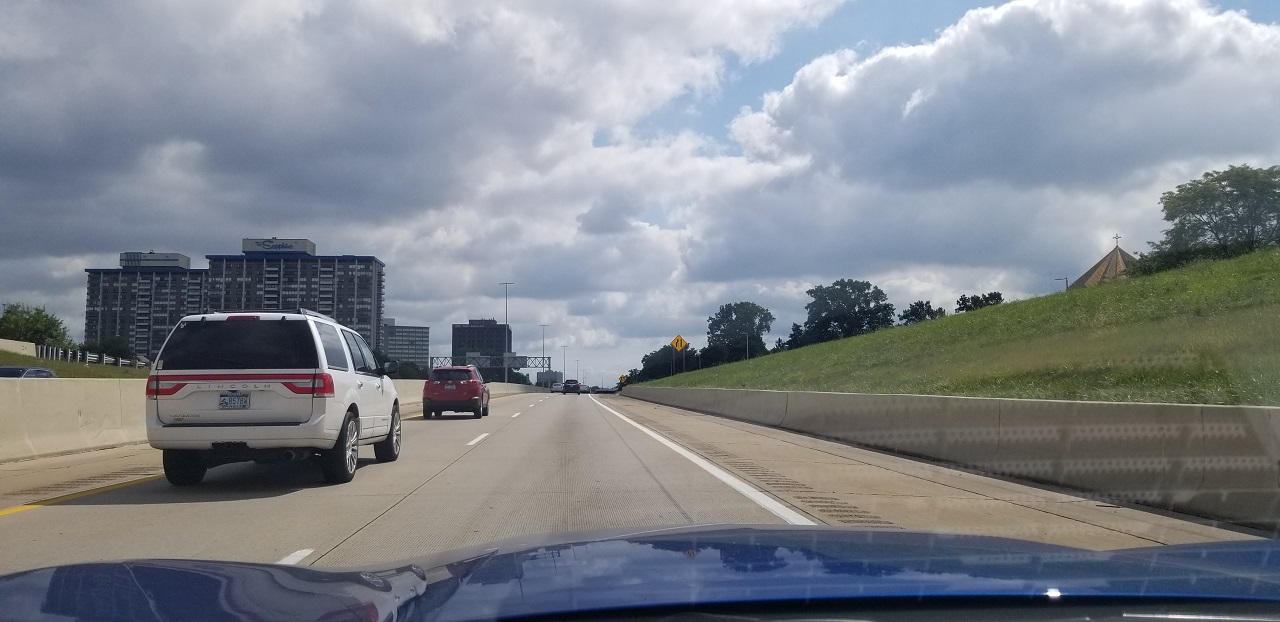
#> input picture vehicle.jpg, 1280 x 622 px, given in place of the camera
$ jupyter execute --allow-errors 'Edge Detection (Canny) and Lane Detection.ipynb'   (older library calls are emulated)   (text cells are left out)
#> lines starting #> are read from the running program, lines starting #| are printed output that depends on the picture; after the words box and inside, x2 and y2 are one past the last pixel; in counts of white or black regions, pixels touching at a corner belong together
#> further down, vid is the input picture: shape (622, 1280, 3); mean B, G, R 139.7, 132.9, 127.9
[cell 1]
import matplotlib.image as mpimg
import matplotlib.pyplot as plt
import numpy as np
import os
import cv2

[cell 2]
import cv2
image = cv2.imread('car.jpg')
cv2.imshow('Car', image)
cv2.waitKey()
cv2.destroyAllWindows()

#> (a cell that did not finish here is left out)

#> (a cell that did not finish here is left out)

[cell 5]
def Canny_detector(img, weak_th = None, strong_th = None):
    img = cv2.cvtColor(img, cv2.COLOR_BGR2GRAY)
    img = cv2.GaussianBlur(img, (5, 5), 1.4)
    gx = cv2.Sobel(np.float32(img), cv2.CV_64F, 1, 0, 3)
    gy = cv2.Sobel(np.float32(img), cv2.CV_64F, 0, 1, 3)
    mag, ang = cv2.cartToPolar(gx, gy, angleInDegrees = True)
    mag_max = np.max(mag)
    if not weak_th:weak_th = mag_max * 0.1
    if not strong_th:strong_th = mag_max * 0.5

    height, width = img.shape

    for i_x in range(width):
        for i_y in range(height):
            grad_ang = ang[i_y, i_x]
            grad_ang = abs(grad_ang-180) if abs(grad_ang)>180 else abs(grad_ang)

            if grad_ang<= 22.5:
                neighb_1_x, neighb_1_y = i_x-1, i_y
                neighb_2_x, neighb_2_y = i_x + 1, i_y

            elif grad_ang>22.5 and grad_ang<=(22.5 + 45):
                neighb_1_x, neighb_1_y = i_x-1, i_y-1
                neighb_2_x, neighb_2_y = i_x + 1, i_y + 1

            elif grad_ang>(22.5 + 45) and grad_ang<=(22.5 + 90):
                neighb_1_x, neighb_1_y = i_x, i_y-1
                neighb_2_x, neighb_2_y = i_x, i_y + 1

            elif grad_ang>(22.5 + 90) and grad_ang<=(22.5 + 135):
                neighb_1_x, neighb_1_y = i_x-1, i_y + 1
                neighb_2_x, neighb_2_y = i_x + 1, i_y-1

            elif grad_ang>(22.5 + 135) and grad_ang<=(22.5 + 180):
                neighb_1_x, neighb_1_y = i_x-1, i_y
                neighb_2_x, neighb_2_y = i_x + 1, i_y

            if width>neighb_1_x>= 0 and height>neighb_1_y>= 0:
                if mag[i_y, i_x]<mag[neighb_1_y, neighb_1_x]:
                    mag[i_y, i_x]= 0
                    continue

            if width>neighb_2_x>= 0 and height>neighb_2_y>= 0:
                if mag[i_y, i_x]<mag[neighb_2_y, neighb_2_x]:
                    mag[i_y, i_x]= 0

    weak_ids = np.zeros_like(img)
    strong_ids = np.zeros_like(img)
    ids = np.zeros_like(img)

    for i_x in range(width):
        for i_y in range(height):
            grad_mag = mag[i_y, i_x]

            if grad_mag<weak_th:
                mag[i_y, i_x]= 0

            elif strong_th>grad_mag>= weak_th:
                ids[i_y, i_x]= 1

            else:
                ids[i_y, i_x]= 2

    return mag

#> (the rest of this cell did not finish here and is left out)

[cell 6]
import cv2
import numpy as np
def Webcam_Canny(image_color):

    threshold1 = 30
    threshold2 = 100
    image_gray = cv2.cvtColor(image_color, cv2.COLOR_BGR2GRAY)
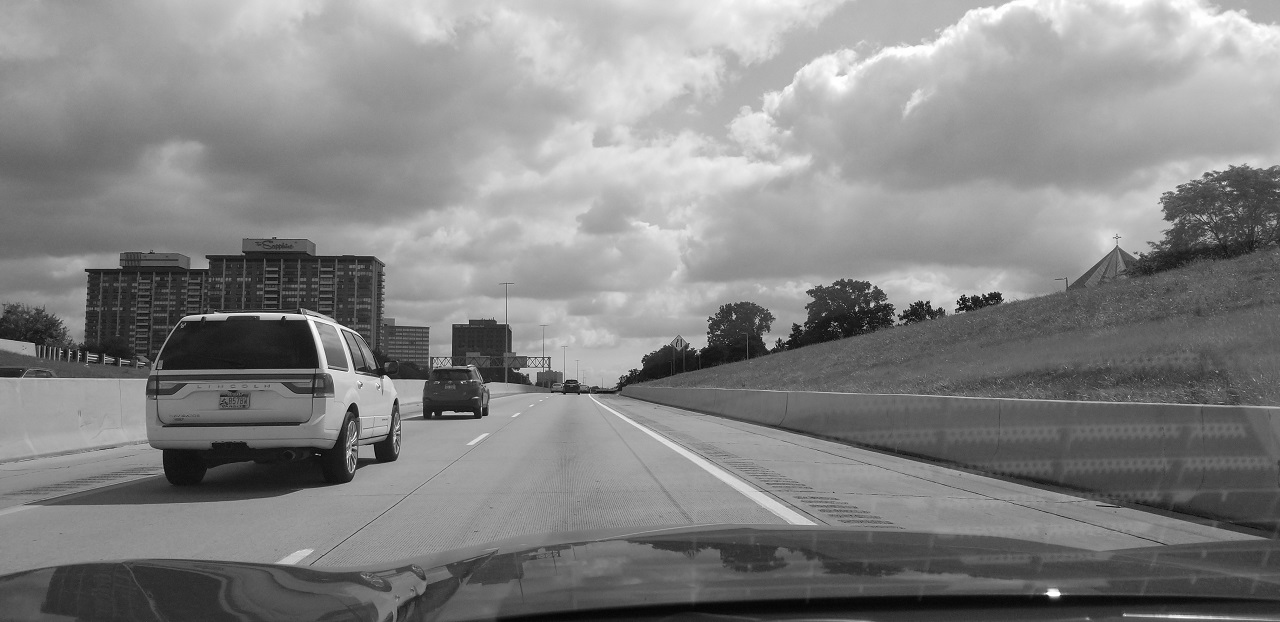
#> image_gray: shape (622, 1280); min 0, max 255, mean 132.2
    canny = cv2.Canny(image_gray, threshold1, threshold2)
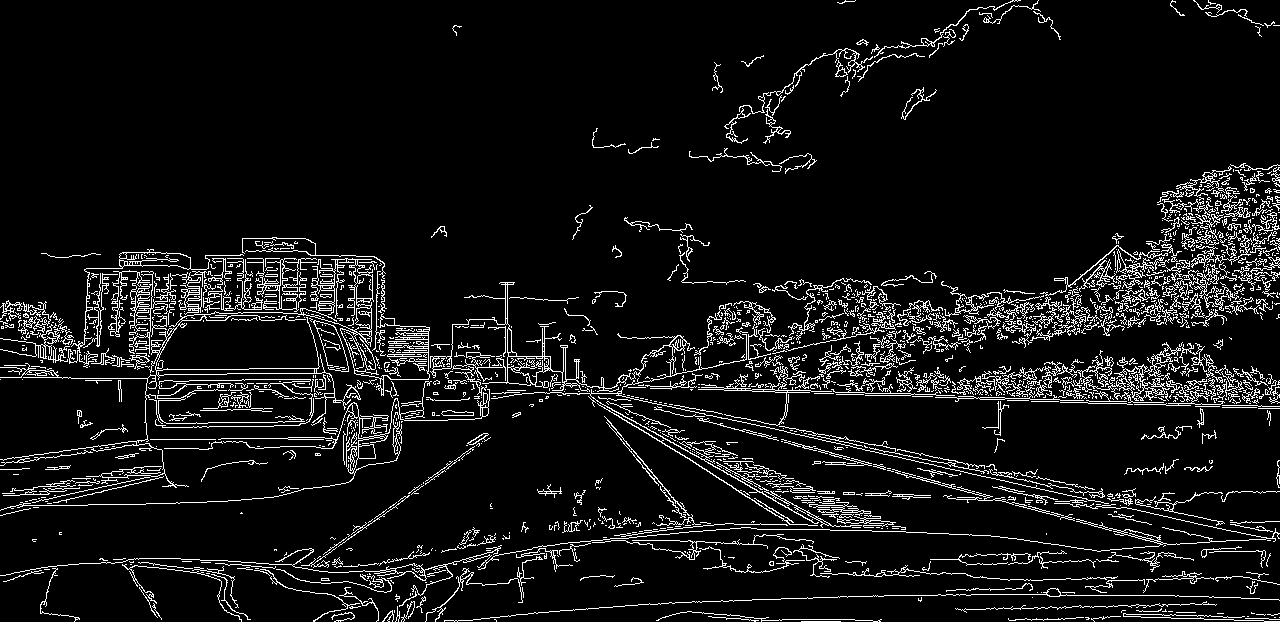
#> canny: shape (622, 1280); 7.8% white in thin lines or dots
    return canny

[cell 7]
cap = cv2.VideoCapture(0)

while True:
    ret, vid = cap.read()
    cv2.imshow('Live Edge Detection', Webcam_Canny(vid))
    #cv2.imshow('Webcam Video', vid)
    if cv2.waitKey(1) == 13: #Enter Key to exit
#> (key Esc is pressed here)
        break

cap.release()
cv2.destroyAllWindows()

[cell 8]
import matplotlib.pyplot as plt
import numpy as np
import cv2
import matplotlib.image as mpimg

[cell 9]
image_c = mpimg.imread('lane_detect.jpg')
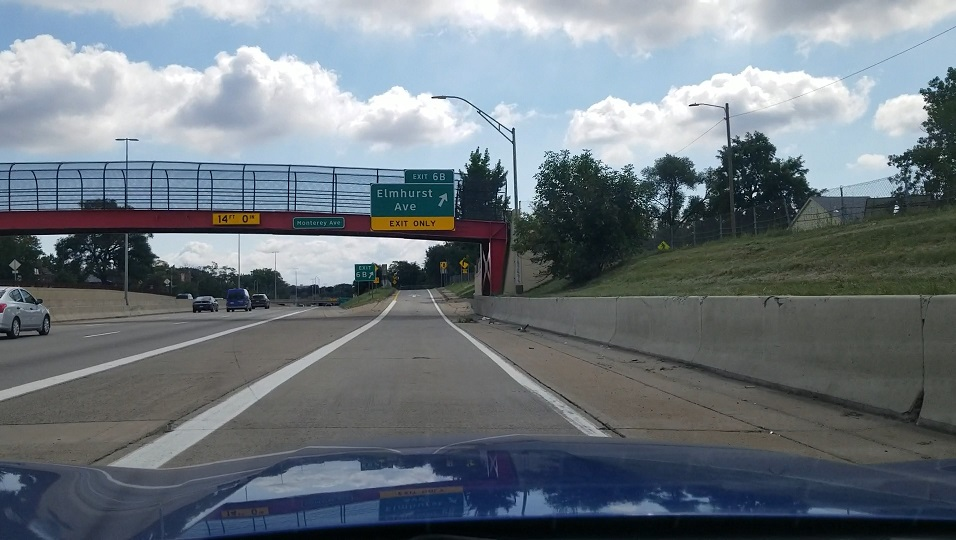
#> input picture lane_detect.jpg, 956 x 540 px
#> image_c is the input picture: shape (540, 956, 3); mean R, G, B 110.3, 119.5, 126.7
plt.imshow(image_c)
image_c.shape
#> Out = (540, 956, 3)

[cell 10]
image_g = cv2.cvtColor(image_c, cv2.COLOR_RGB2GRAY)
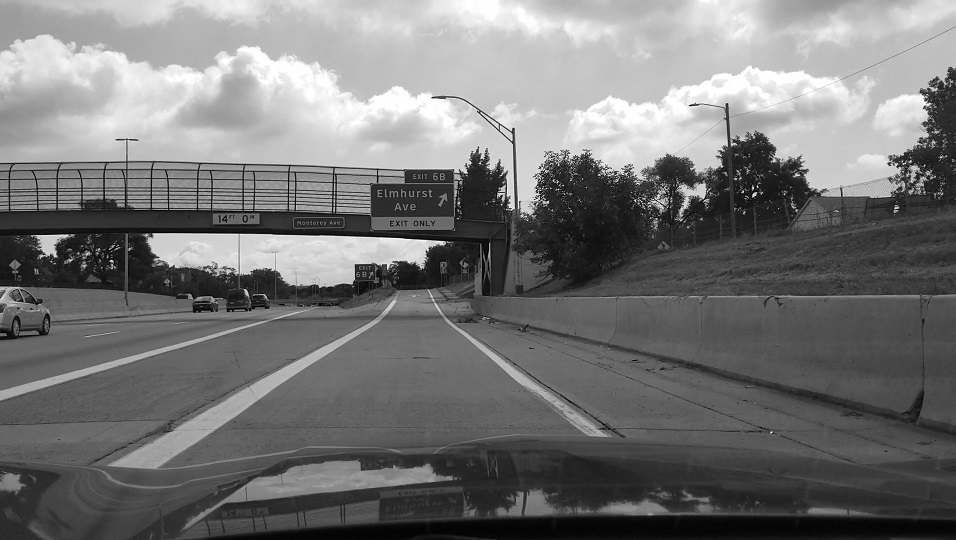
#> image_g: shape (540, 956); min 0, max 255, mean 117.5
plt.imshow(image_g, cmap = 'gray')
image_g.shape
#> Out = (540, 956)

[cell 11]
image_blurred = cv2.GaussianBlur(image_g, (7, 7), 0)
plt.imshow(image_blurred)

[cell 12]
threshold_low = 10
threshold_high = 200
image_canny = cv2.Canny(image_blurred, threshold_low, threshold_high)
#> image_canny: shape (540, 956); 2.7% white in thin lines or dots, all inside (x1, y1, x2, y2) = (0, 67, 956, 533)
plt.imshow(image_canny, cmap = 'gray')

[cell 13]
vertices = np.array([[(20,460),(340, 300), (460, 300), (740,460)]], dtype=np.int32)
#vertices = np.array([[(200,550),(250, 180), (550, 180), (700,550)]], dtype=np.int32)
mask = np.zeros_like(image_g)
cv2.fillPoly(mask, vertices, 255)
#> mask: shape (540, 956); 13.1% white; 1 white region, box (x1, y1, x2, y2) and area: (20, 300, 741, 461) 67841
masked_image = cv2.bitwise_and(image_g, mask)
plt.figure()
plt.imshow(masked_image)

[cell 14]
masked_image = cv2.bitwise_and(image_canny, mask)
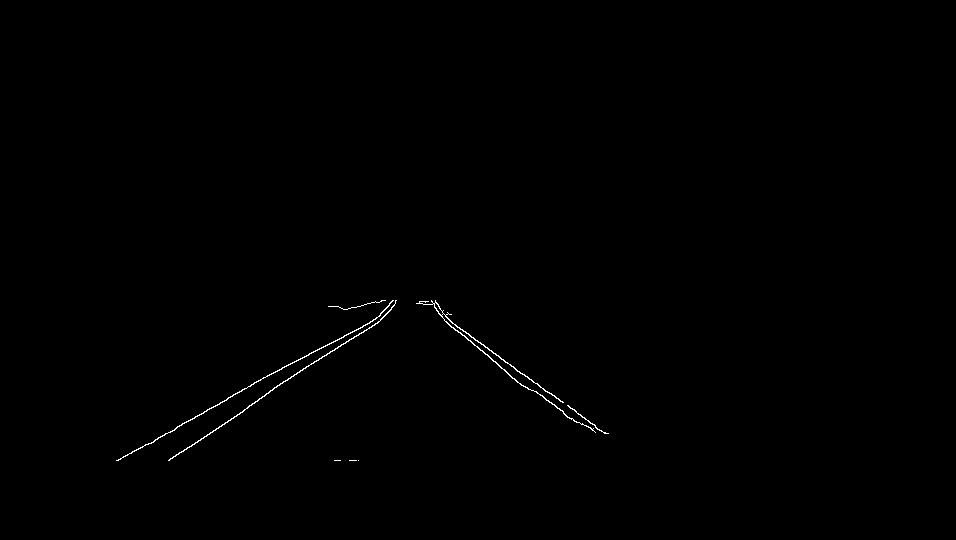
#> masked_image: shape (540, 956); 0.29% white in thin lines or dots, all inside (x1, y1, x2, y2) = (116, 300, 609, 461)
plt.figure()
plt.imshow(masked_image)

[cell 15]
rho = 2
theta = np.pi/180
threshold = 40
min_line_len = 100
max_line_gap = 50
lines = cv2.HoughLinesP(masked_image, rho, theta, threshold, np.array([]), minLineLength=min_line_len, maxLineGap=max_line_gap)
#> lines = [[120, 459, 263, 377], [168, 460, 389, 311], [419, 301, 607, 433], [255, 382, 382, 317], [118, 460, 226, 400], [116, 460, 311, 352]]


line_image = np.zeros((masked_image.shape[0], masked_image.shape[1], 3), dtype=np.uint8)

for line in lines:
    for x1,y1,x2,y2 in line:
        cv2.line(line_image, (x1, y1), (x2, y2), [255, 0, 0], 20)
#> this loop made 6 passes
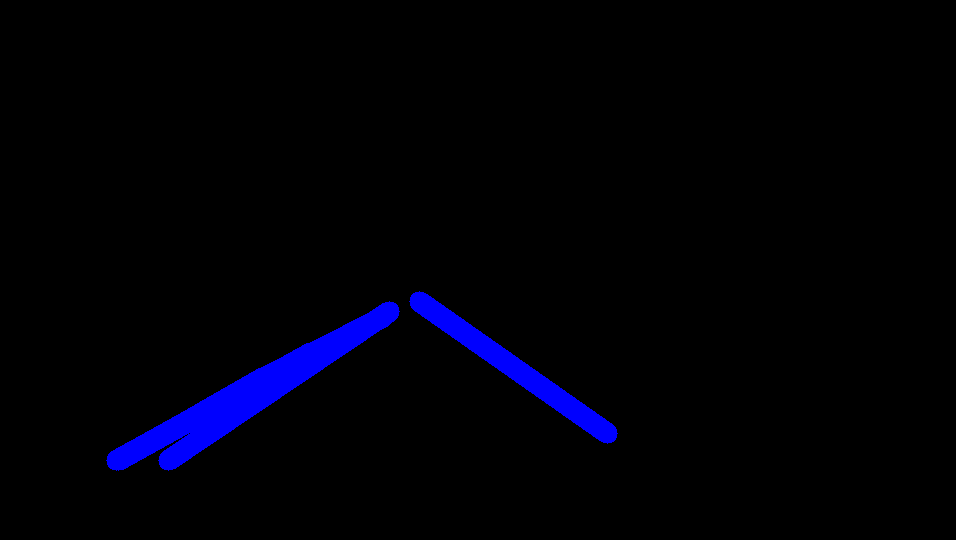
#> line_image: shape (540, 956, 3); mean of channels 0, 1, 2 7.8, 0, 0; drawn as B, G, R
lines
#> Out has the same summary as lines

[cell 16]
α = 1
β = 1
γ = 0
Image_with_lines = cv2.addWeighted(image_c, α, line_image, β, γ)
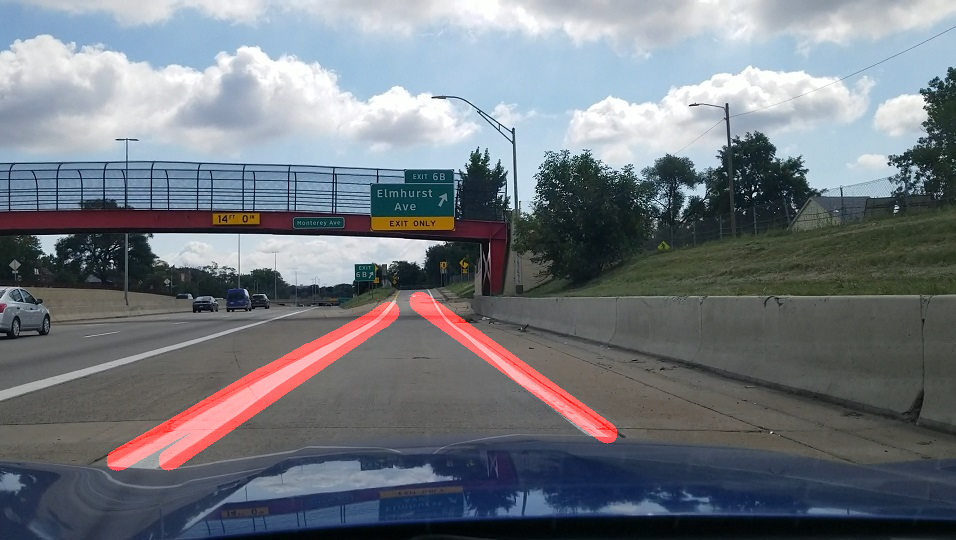
#> Image_with_lines: shape (540, 956, 3); mean R, G, B 114.2, 119.5, 126.7
